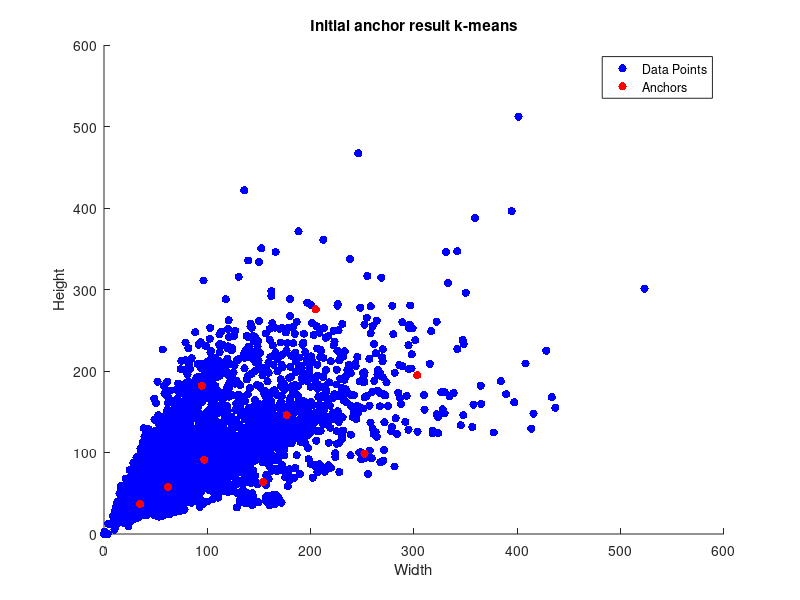

Recreate this plot in MATLAB. (Note: this script raises an error after producing the figure.)
clc;close all

json_data = fileread('_annotations.coco.json');
data = jsondecode(json_data);

annotations = data.annotations;
num_annotations = numel(annotations);

widths = zeros(num_annotations, 1);
heights = zeros(num_annotations, 1);

for i = 1:num_annotations
    bbox = annotations(i).bbox;
    widths(i) = bbox(3);
    heights(i) = bbox(4);
end


X = [widths, heights];


k = 9; 
max_iters = 10; 


[idx, centroids] = kmeans(X, k, 'MaxIter', max_iters);


anchors = centroids; 


figure;
scatter(widths, heights, 'b', 'filled'); 
hold on;
scatter(anchors(:, 1), anchors(:, 2), 'r', 'filled');
xlabel('Width');
ylabel('Height');
legend('Data Points', 'Anchors');
title('Initial anchor result k-means');


silhouette_vals = silhouette(X, idx);
silhouette_avg = mean(silhouette_vals);


num_clusters = k; 

distances = pdist(centroids);

intra_cluster_distances = zeros(num_clusters, 1);
for i = 1:num_clusters
    cluster_points = X(idx == i, :);
    cluster_size = size(cluster_points, 1);
    pairwise_distances = pdist(cluster_points);
    intra_cluster_distances(i) = sum(pairwise_distances) / cluster_size;
end


inter_cluster_distances = squareform(distances);
inter_cluster_distances = max(inter_cluster_distances, [], 2);

dbi = mean((intra_cluster_distances + inter_cluster_distances) ./ intra_cluster_distances);


num_points = size(X, 1); % 数据点的数量


intra_cluster_sums = zeros(num_clusters, 1);
for i = 1:num_clusters
    cluster_points = X(idx == i, :);
    centroid = centroids(i, :);
    pairwise_distances = pdist2(cluster_points, centroid);
    intra_cluster_sums(i) = sum(pairwise_distances.^2);
end
intra_cluster_sum = sum(intra_cluster_sums);

total_mean = mean(X);
inter_cluster_sum = 0;
for i = 1:num_clusters
    cluster_points = X(idx == i, :);
    cluster_size = size(cluster_points, 1);
    cluster_mean = mean(cluster_points);
    inter_cluster_sum = inter_cluster_sum + cluster_size * sum((cluster_mean - total_mean).^2);
end

chi = inter_cluster_sum / intra_cluster_sum * (num_points - num_clusters) / (num_clusters - 1);

disp(['Silhouette Coefficient: ', num2str(silhouette_avg)]);
disp(['Davies-Bouldin Index: ', num2str(dbi)]);
disp(['Calinski-Harabasz Index: ', num2str(chi)]);


disp('Anchors:');
disp(anchors);
